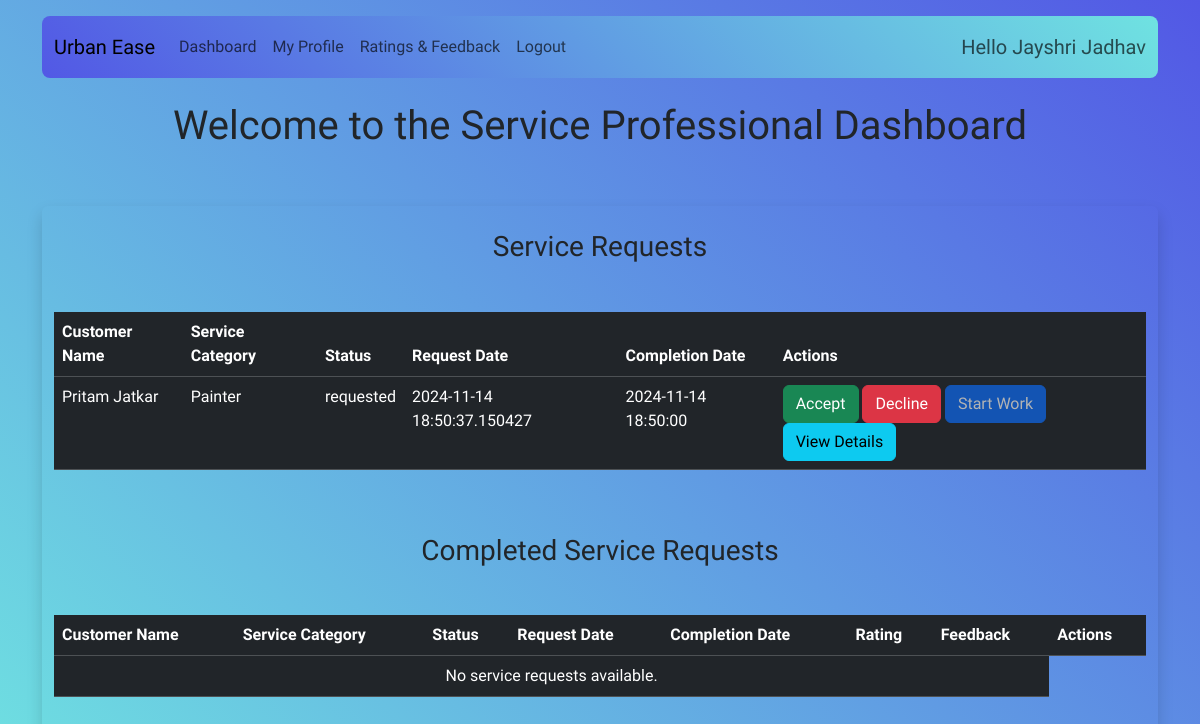
The page /service_professional_dashboard (signed in) on the database its author committed.
### application/model.py (models this page shows)
class ServiceProfessional(db.Model):
    id = db.Column(db.Integer, primary_key=True)
    name = db.Column(db.String(80), nullable=False)
    phone = db.Column(db.String(80), nullable=False)
    city = db.Column(db.String(80), nullable=False)
    service_category = db.Column(db.String(80), nullable=False)
    rating = db.Column(db.Float, nullable=True)
    experience = db.Column(db.Integer, nullable=False)
    company_name = db.Column(db.String(80), nullable=False)
    status = db.Column(db.String(80), nullable=False)  # ('blacklisted', 'approved', 'pending')
    price_per_hour = db.Column(db.Float, nullable=False)
    expenses_per_hour = db.Column(db.Float, nullable=True)
    user_id = db.Column(db.Integer, db.ForeignKey('user.id'), nullable=False)
    service_requests = db.relationship('ServiceRequest', backref='service_professional', lazy=True)

class ServiceRequest(db.Model):
    id = db.Column(db.Integer, primary_key=True)
    customer_id = db.Column(db.Integer, db.ForeignKey('customer.id'), nullable=False)
    service_professional_id = db.Column(db.Integer, db.ForeignKey('service_professional.id'), nullable=False)
    service_category_id = db.Column(db.Integer, db.ForeignKey('service_category.id', ondelete='SET NULL'), nullable=True)
    service_category = db.Column(db.String(80), nullable=False)
    date_request = db.Column(db.DateTime, nullable=False)
    date_completion = db.Column(db.DateTime, nullable=False)
    status = db.Column(db.String(80), nullable=False)  # ('completed', 'requested', 'denied', 'in_progress')
    rating = db.Column(db.Float, nullable=True)
    feedback = db.Column(db.String(400), nullable=True)

class Customer(db.Model):
    id = db.Column(db.Integer, primary_key=True)
    name = db.Column(db.String(80), nullable=False)
    phone = db.Column(db.String(80), nullable=False)
    city = db.Column(db.String(80), nullable=False)
    address = db.Column(db.String(200), nullable=False)
    status = db.Column(db.String(80), nullable=False)  # ('active', 'inactive')
    user_id = db.Column(db.Integer, db.ForeignKey('user.id'), nullable=False)
    service_requests = db.relationship('ServiceRequest', backref='customer', lazy=True)

### application/routes.py (the view)
@app.route('/service_professional_dashboard')
@login_required
def service_professional_dashboard():
    user_id = session.get('user_id')
    current_datetime = datetime.now()
    current_date = current_datetime.date()
    if not user_id:
        flash("Please log in to view your dashboard.", "danger")
        return redirect(url_for('Login'))  # Redirect to login if not authenticated
    service_professional = ServiceProfessional.query.filter_by(user_id=user_id).first()
    if not service_professional:
        flash("Profile not found.", "danger")
        return redirect(url_for('Login'))  # Redirect if service professional is not found
    service_requests = ServiceRequest.query.filter_by(service_professional_id=service_professional.id).all()
    comsr= ServiceRequest.query.filter_by(service_professional_id=service_professional.id, status='completed').all()
    ids = [request.id for request in comsr]
    reviews = Review.query.filter(Review.ServiceRequest_id.in_(ids)).all()
    reviews_by_request_id = defaultdict(list)
    for review in reviews:
        reviews_by_request_id[review.ServiceRequest_id].append(review)
    return render_template('service_professional_dash.html', service_requests=service_requests, current_date=current_date, current_datetime=current_datetime, reviews_by_request_id=reviews_by_request_id)

### application/model.py (called while the page is built)
    @property
    def is_active(self):
        if self.role == 'customer':
            return self.customer_det.status == 'active'
        elif self.role == 'service_professional':
            return self.service_professional_det.status == 'approved'
        elif self.role == 'admin':
            return True
        return False  # For any other role, return False or handle accordingly

### application/routes.py (called while the page is built)
@login_manager.user_loader
def load_user(user_id):
    return User.query.get(int(user_id))

### templates/service_professional_dash.html (shortened to what this page needs)
{% extends 'base.html' %}
{% block content %}
<div class="container mb-5">
    <div class="row">
        <div class="col-md-12">
            <h1 class="text-center">Welcome to the Service Professional Dashboard</h1>
        </div>
    </div>
</div>
<div class="container my-5 p-4 rounded shadow">
    <h3 class="text-center">Service Requests</h3>
    <div class="row pt-3" style="max-height:300px; overflow-y: auto;">
        <table class="table table-dark table-hover mt-4">
            <thead>
                <tr>
                    <th>Customer Name</th>
                    <th>Service Category</th>
                    <th>Status</th>
                    <th>Request Date</th>
                    <th>Completion Date</th>
                    <th>Actions</th>
                </tr>
            </thead>
            <tbody>
                {% for request in service_requests if request.status != 'completed' %}
                <tr>
                    <td>{{ request.customer.name }}</td>
                    <td>{{ request.service_category }}</td>
                    <td>{{ request.status }}</td>
                    <td>{{ request.date_request }}</td>
                    <td>{{ request.date_completion }}</td>
                    <td>
                        {% if request.status == 'requested' or request.status == 'denied' %}
                        <form action="{{ url_for('accept_request', request_id=request.id) }}" method="POST"
                            style="display:inline;">
                            <button type="submit" class="btn btn-success">Accept</button>
                        </form>
                        {%if request.status == 'requested'%}
                        <form action="{{ url_for('decline_request', request_id=request.id) }}" method="POST"
                            style="display:inline;">
                            <button type="submit" class="btn btn-danger">Decline</button>
                        </form>
                        {%endif%}
                        {%elif request.status == 'accepted'  %}
                        <form action="{{ url_for('decline_request', request_id=request.id) }}" method="POST"
                            style="display:inline;">
                            <button type="submit" class="btn btn-danger">Decline</button>
                        </form>
                        {%endif%}
                        <form action="{{ url_for('start_work', request_id=request.id) }}" method="POST"
                            style="display:inline;">
                            <button type="submit" class="btn btn-primary" {% if request.status != 'accepted' or
                                request.date_completion.date() > current_datetime.date() %}disabled{% endif %}>Start Work</button>
                        </form>
                        <button type="button" class="btn btn-info" data-bs-toggle="modal"
                            data-bs-target="#serviceRequestModal{{ request.id }}">
                            View Details
                        </button>
                    </td>
                </tr>
                {% else %}
                <tr>
                    <td colspan="7" class="text-center">No service requests available.</td>
                </tr>
                {% endfor %}
            </tbody>
        </table>
    </div>
<h3 class="text-center mt-5">Completed Service Requests</h3>
<div class="row pt-3" style="max-height:300px; overflow-y: auto;">
    <table class="table table-dark table-hover mt-4">
        <thead>
            <tr>
                <th>Customer Name</th>
                <th>Service Category</th>
                <th>Status</th>
                <th>Request Date</th>
                <th>Completion Date</th>
                <th>Rating</th>
                <th>Feedback</th>
                <th>Actions</th>
            </tr>
        </thead>
        <tbody>
            {% for request in service_requests if request.status == 'completed' %}
            <tr>
                <td>{{ request.customer.name }}</td>
                <td>{{ request.service_category }}</td>
                <td>{{ request.status }}</td>
                <td>{{ request.date_request }}</td>
                <td>{{ request.date_completion }}</td>
                <td>
                    {% set reviews = reviews_by_request_id.get(request.id, []) %}
                    {% if reviews %}
                        {% for review in reviews %}
                            {{ review.rating }}<br>
                        {% endfor %}
                    {% else %}
                        No reviews
                    {% endif %}
                </td>
                <td>
                    {% set reviews = reviews_by_request_id.get(request.id, []) %}
                    {% if reviews %}
                        {% for review in reviews %}
                            {{ review.feedback }}<br>
                        {% endfor %}
                    {% else %}
                        No reviews
                    {% endif %}
                </td>
                <td>
                    <button type="button" class="btn btn-info" data-bs-toggle="modal"
                        data-bs-target="#serviceRequestModal{{ request.id }}">
                        View Details
                    </button>
                </td>
            </tr>
            {% else %}
            <tr>
                <td colspan="7" class="text-center">No service requests available.</td>
            </tr>
            {% endfor %}
        </tbody>
    </table>
</div>
</div>
{% endblock %}

### templates/navbar.html (shortened to what this page needs)
<nav class="navbar navbar-expand-lg custom-bg2 rounded-3 navbar-expand-hover">
  <div class="container-fluid">
    <a class="navbar-brand" href="/">Urban Ease</a>
    <div class="collapse navbar-collapse" id="navbarNavDropdown">
      <ul class="navbar-nav me-auto mb-2 mb-lg-0">
        {% if not session['role'] %}
        <li class="nav-item dropdown">
          <a class="nav-link dropdown-toggle" href="#" id="navbarDropdown" role="button" data-bs-toggle="dropdown" aria-expanded="false">
            Register
          </a>
          <ul class="dropdown-menu" aria-labelledby="navbarDropdown">
            <li><a class="dropdown-item" href="{{ url_for('registercustomer') }}">As a Customer</a></li>
            <li><a class="dropdown-item" href="{{ url_for('registerserviceprofessional') }}">As a Service Professional</a></li>
          </ul>
        </li>
        <li class="nav-item">
          <a class="nav-link " href="{{ url_for('Login') }}">Login</a>
        </li>
        {% elif session['role'] == 'service_professional' %}
        <li class="nav-item">
          <a class="nav-link" href="{{ url_for('service_professional_dashboard') }}">Dashboard</a>
        </li>
        <li class="nav-item">
          <a class="nav-link" href="{{ url_for('service_professional_profile') }}">My Profile</a>
        </li>
        <li class="nav-item">
          <a class="nav-link" href="{{ url_for('service_professional_ratings') }}">Ratings & Feedback</a>
        </li>
        {%endif%}
        {% if session['role'] %}
        <li class="nav-item">
          <a class="nav-link" href="{{ url_for('logout') }}">Logout</a>
        </li>
        {% endif %}
      </ul>
      {%if session['role']%}
      <span class="navbar-text fs-5">
        Hello {{session.get('name')}}
      </span>
      {%endif%}
    </div>
  </div>
</nav>

### static/styles.css (style rules this page uses)
body { font-family: "Funnel Display", sans-serif; font-optical-sizing: auto; font-weight: 450; font-style: normal; }
.custom-bg2 { background: linear-gradient(45deg, #5258e5, #6fe2e1) !important; }
.navbar-expand-hover { transition: all 0.3s ease-in-out; }

### rows shown on the page
ServiceProfessional: get "Jayshri Jadhav"
ServiceRequest: customer.name "Pritam Jatkar", service_category "Painter", status "requested", date_request "2024-11-14 18:50:37.150427", date_completion "2024-11-14 18:50:00"
